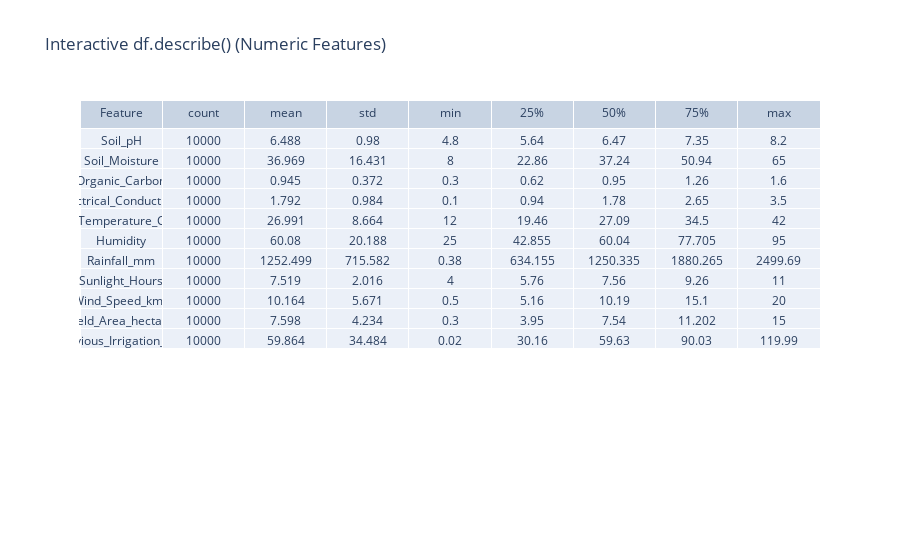

Notebook code for this chart:
### Code cell
# Interactive Table using Plotly (Scrollable + Zoom)
desc = df.describe().T.round(3)
desc.insert(0, "Feature", desc.index)

fig = go.Figure(
    data=[go.Table(
        header=dict(values=list(desc.columns)),
        cells=dict(values=[desc[col] for col in desc.columns])
    )]
)

fig.update_layout(title="Interactive df.describe() (Numeric Features)")
fig.show()

### Figure 1 — Plotly figure (JSON) as saved in the notebook; plotly's stock layout.template omitted (floating-point values rounded to 4 significant figures)
{"data": [{"cells": {"values": [["Soil_pH", "Soil_Moisture", "Organic_Carbon", "Electrical_Conductivity", "Temperature_C", "Humidity", "Rainfall_mm", "Sunlight_Hours", "Wind_Speed_kmh", "Field_Area_hectare", "Previous_Irrigation_mm"], [10000, 10000, 10000, 10000, 10000, 10000, 10000, 10000, 10000, 10000, 10000], [6.488, 36.97, 0.945, 1.792, 26.99, 60.08, 1252.0, 7.519, 10.16, 7.598, 59.86], [0.98, 16.43, 0.372, 0.984, 8.664, 20.19, 715.6, 2.016, 5.671, 4.234, 34.48], [4.8, 8, 0.3, 0.1, 12, 25, 0.38, 4, 0.5, 0.3, 0.02], [5.64, 22.86, 0.62, 0.94, 19.46, 42.85, 634.2, 5.76, 5.16, 3.95, 30.16], [6.47, 37.24, 0.95, 1.78, 27.09, 60.04, 1250.0, 7.56, 10.19, 7.54, 59.63], [7.35, 50.94, 1.26, 2.65, 34.5, 77.7, 1880.0, 9.26, 15.1, 11.2, 90.03], [8.2, 65, 1.6, 3.5, 42, 95, 2500.0, 11, 20, 15, 120.0]]}, "header": {"values": ["Feature", "count", "mean", "std", "min", "25%", "50%", "75%", "max"]}, "type": "table"}], "layout": {"title": {"text": "Interactive df.describe() (Numeric Features)"}}}
